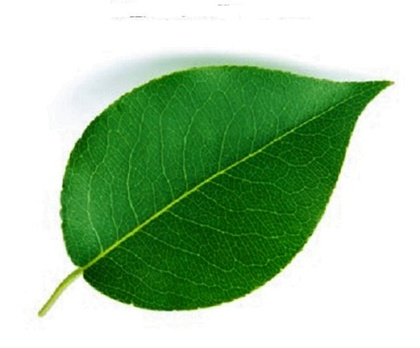
%> input picture pleaf.jpg, 420 x 348 px, shrunk from 608 x 504 before the run
$ octave FPMain_v3.m   (GNU Octave 9; MATLAB toolbox functions it lacks are replaced by stand-ins)
%> lines starting %> are read from the running program, lines starting %| are printed output that depends on the picture; in (x1, y1, x2, y2) boxes, pixels count from 0 and x2, y2 are one past the last pixel; in counts of white or black regions, pixels touching at a corner belong together; the program's own positions count from 1
%> further down, I is the input picture: size 348x420x3 uint8; mean R, G, B 164, 197, 161.1
### imCoordinates.m
function [B] = imCoordinates(I,yOffset,xOffset,imWidth, res);
%> called with yOffset = 10, xOffset = -15, imWidth = 18, res = 1
% Returs B a cell array containing the cartesian coordinates in [cm] for paths
% found in image I.  YOffset,and xOffset are the catesian offset values
% given in [cm] from the robot's origin.  ImWidth is the image width in
% [cm] used to convert pixles to [cm] (a square image is expected).  Res is
% the number of way pionts to keep .  For example setting res to 5 would
% keep every 5th way point.
%Get length of largest array dimension
imLen = length(I);
%> imLen = 420
I=flipud(I);
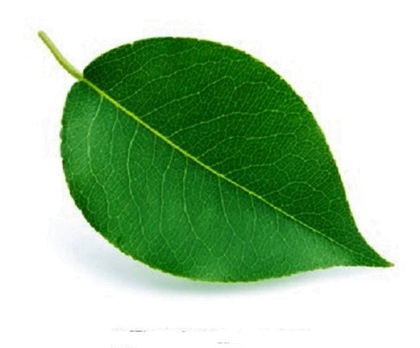
%> I: size 348x420x3 uint8; mean R, G, B 164, 197, 161.1; mean of the top-left, top-right, bottom-left and bottom-right quarters 150.2, 185.2, 189.9, 170.8

%Find edges in grayscale image using Canny method and specified thresholds
[BW,thre] = edge(rgb2gray(I),'Canny',[0.0813 0.1281]);
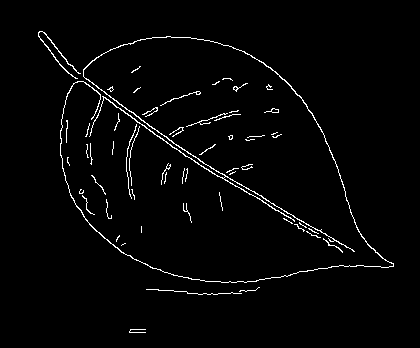
%> BW: size 348x420 logical; 2.3% white in thin lines or dots, all inside (x1, y1, x2, y2) = (38, 31, 394, 333)
%> thre = [0.0813 0.128]

%Get the image skeleton
BW2 = bwmorph(BW,'skel',Inf);
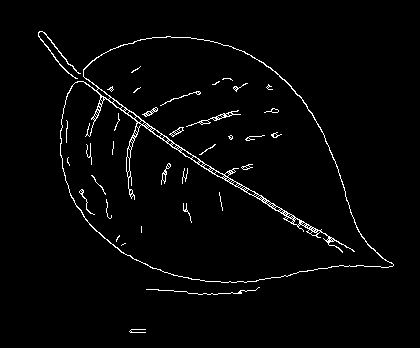
%> BW2: size 348x420 logical; 2.4% white in thin lines or dots, all inside (x1, y1, x2, y2) = (38, 31, 394, 333)

%Remove spur pixels from image skeleton
BW3 = bwmorph(BW2,'spur',3);

%Find branch points of image skeleton
%> the run ends on the next line
branchPoints = bwmorph(BW3,'branch',1);

%Dilate branch locations with a disk-shaped structuring
branchPoints = imdilate(branchPoints,strel('disk',1));

%Remove branch points
BW3 = BW3 & ~branchPoints;

%Removes all connected components (objects) that have fewer than P pixels
BWseg = bwareaopen(BW3,10);

%Trace region boundaries in binary image do not include the boundaries of holes inside other objects.
[B,L] = bwboundaries(BWseg,'noholes');

%Extract a path from the boundary
for i = 1:length(B)
    boundary = B{i};
    edgeind = find(all(circshift(boundary,1)==circshift(boundary,-1),2),1);

    if ~isempty(edgeind)
        boundary = circshift(boundary,-edgeind+1);
        boundary = boundary(1:ceil(end/2),:);
    end
    B{i} = boundary;
end

%Convert pixle indicies to [cm] with x,y origin offsets using resolution of res

for k = 1:length(B)
   b = B{k};
   i=1;
   for j = 1:res:length(b)
       bLR(i,1)= (b(j,1)*(imWidth/imLen))+yOffset;
       bLR(i,2)= (b(j,2)*(imWidth/imLen))+xOffset;
       i=i+1;
   end

   B{k}=bLR;
   clear bLR
end

### FPMain_v3.m
%% Robotics Drawbot Team - Fall 2021
% Raymond Fernandez, Collin Rogers, Leon Butler

clear;
close all;
clc;

fprintf("Drawbot Initializing...\n")
% Input image
I = imread('pleaf.jpg');

% Show image
figure(1); imshow(I);

%Place drawing origin relative to robot base frame origin
xOffset = -15; %x offset in [cm] from the robot base frame origin
yOffset = 10; %y offset in [cm] from the robot base frame origin
imDim = 18;  %Set largest size of the image in [cm]

% Get drawing paths boundries and associated coordinates in [cm]
B = imCoordinates(I,yOffset,xOffset,imDim,1);

$ run again, with leaf.jpg copied over pleaf.jpg
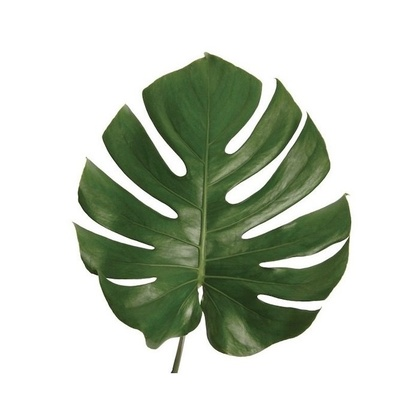
%> input picture leaf.jpg, 420 x 420 px, shrunk from 700 x 700 before the run
%> I is the input picture: size 420x420x3 uint8; mean R, G, B 199.2, 206.2, 193.8
%> in imCoordinates, `[BW,thre] = edge(rgb2gray(I),'Canny',[0.0813 0.1281]);`:
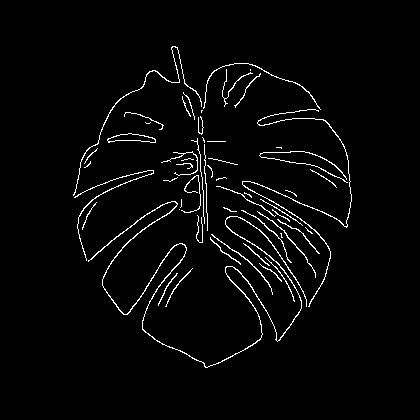
%> BW: size 420x420 logical; 2.8% white in thin lines or dots, all inside (x1, y1, x2, y2) = (73, 46, 352, 368)
%> thre = [0.0813 0.128]
%> in imCoordinates, `BW2 = bwmorph(BW,'skel',Inf);`:
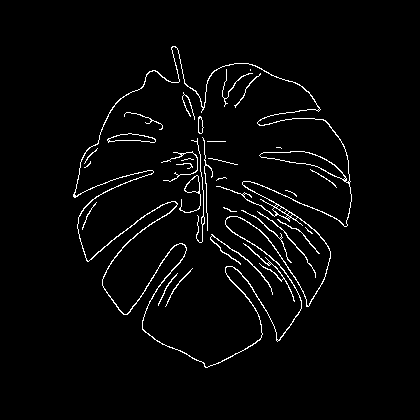
%> BW2: size 420x420 logical; 2.8% white in thin lines or dots, all inside (x1, y1, x2, y2) = (73, 46, 352, 368)
